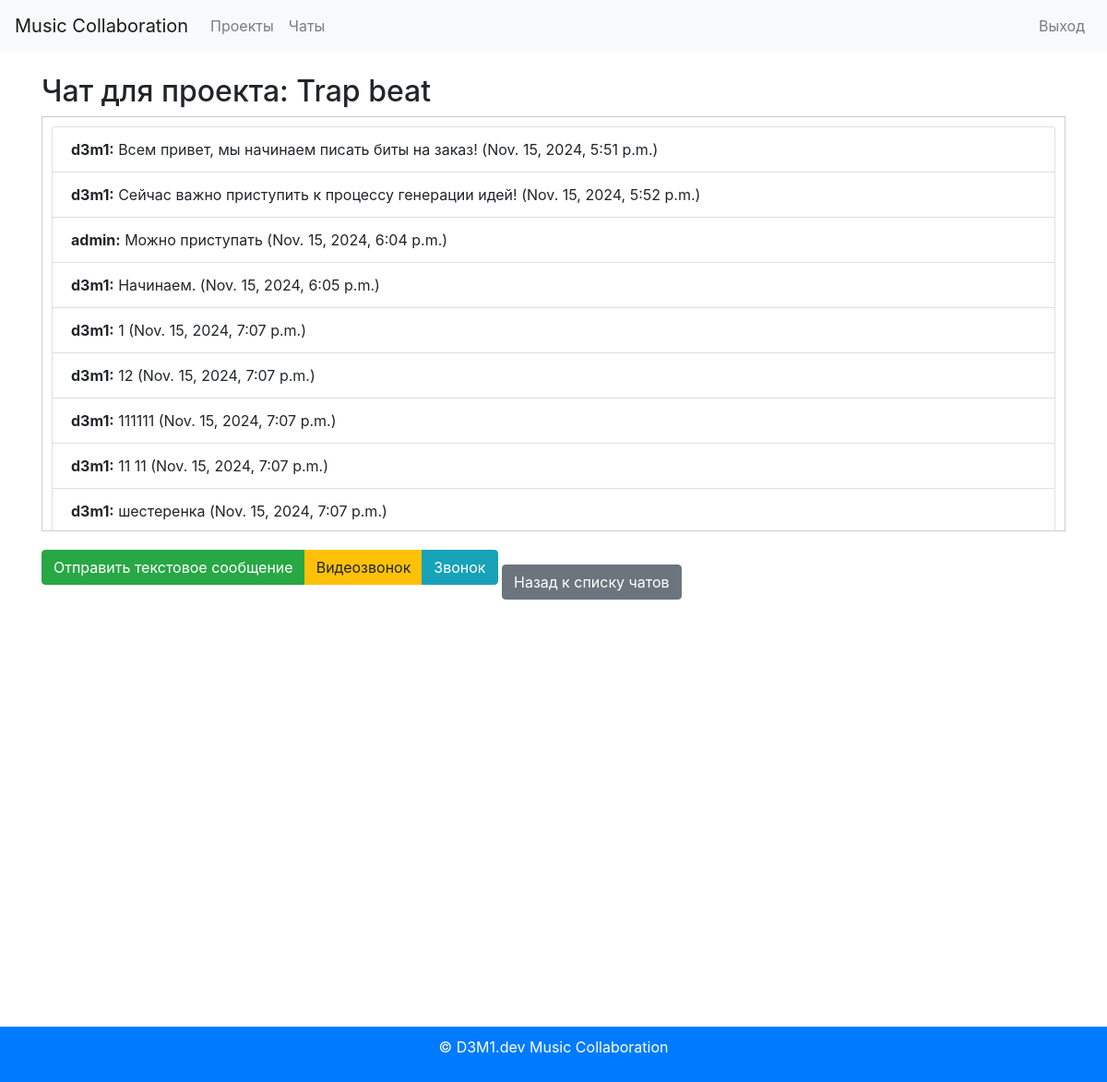
The app's page /chat/1/ (signed in) with its own data.
### chat/models.py (models this page shows, shortened)
class Chat(models.Model):
    id = models.AutoField(primary_key=True)
    project = models.ForeignKey(Project, on_delete=models.CASCADE)
    created_at = models.DateTimeField(auto_now_add=True)

class Message(models.Model):
    MESSAGE_TYPE_CHOICES = [
        ('text', 'Текст'),
        ('video_call', 'Видеозвонок'),
        ('call', 'Звонок'),
    ]
    id = models.AutoField(primary_key=True)
    chat = models.ForeignKey(Chat, related_name='messages', on_delete=models.CASCADE)
    sender = models.ForeignKey(User, on_delete=models.CASCADE)  # Ссылка на пользователя
    content = models.TextField()
    message_type = models.CharField(max_length=50, choices=MESSAGE_TYPE_CHOICES)
    created_at = models.DateTimeField(auto_now_add=True)

### projects/models.py (models this page shows, shortened)
class Project(models.Model):
    STATUS_CHOICES = [
        ('in_progress', 'В работе'),
        ('completed', 'Завершен'),
    ]
    id = models.AutoField(primary_key=True)
    name = models.CharField(max_length=255)
    description = models.TextField()
    owner = models.ForeignKey(User, on_delete=models.CASCADE)
    created_at = models.DateTimeField(auto_now_add=True)
    updated_at = models.DateTimeField(auto_now=True)
    status = models.CharField(max_length=50, choices=STATUS_CHOICES)
    sequencer_data = models.JSONField(default=dict, blank=True)  # Для хранения данных секвенсора

### users/models.py (models this page shows, shortened)
class CustomUser(AbstractUser):
    ROLE_CHOICES = [
        ('producer', 'Продюсер'),
        ('musician', 'Музыкант'),
        ('vocalist', 'Вокалист'),
    ]
    id = models.AutoField(primary_key=True)
    password_hash = models.CharField(max_length=255)
    role = models.CharField(max_length=50, choices=ROLE_CHOICES)
    avatar = models.ImageField(upload_to='avatars/', blank=True, null=True)
    email = models.EmailField(unique=True)
    status = models.CharField(max_length=50)
    profile_settings = models.JSONField(default=dict)
    created_at = models.DateTimeField(auto_now_add=True)
    updated_at = models.DateTimeField(auto_now=True)

### chat/views.py (the view, shortened to what this page needs)
# urls.py: path('<int:pk>/', ChatDetailView.as_view(), name='chat_detail'),
@method_decorator(login_required, name='dispatch')
class ChatDetailView(View):
    def get(self, request, pk):
        chat = get_object_or_404(Chat, pk=pk)
        messages = chat.messages.all()
        return render(request, 'chat/chat_detail.html', {'chat': chat, 'messages': messages})

### chat/templates/chat/chat_detail.html (shortened to what this page needs)
{% extends 'base.html' %}
{% block content %}
<h2>Чат для проекта: {{ chat.project.name }}</h2>
<div class="message-container">
    <ul class="list-group mb-3">
        {% for message in messages %}
        <li class="list-group-item">
            <strong>{{ message.sender.username }}:</strong> {{ message.content }} ({{ message.created_at }})
        </li>
        {% endfor %}
    </ul>
</div>
<div class="btn-group mb-3" role="group" aria-label="Basic example">
    <button type="button" class="btn btn-success" id="sendTextMessage">Отправить текстовое сообщение</button>
    <button type="button" class="btn btn-warning" id="sendVideoCall">Видеозвонок</button>
    <button type="button" class="btn btn-info" id="sendVoiceCall">Звонок</button>
</div>
<a href="{% url 'chat:chat_list' %}" class="btn btn-secondary mt-3">Назад к списку чатов</a>
{% endblock %}

### comments/templates/base.html (shortened to what this page needs)
{% load static %}
<!DOCTYPE html>
<html lang="ru">
<head>
    <link rel="stylesheet" href="{% static 'css/styles.css' %}">
    <link rel="stylesheet" href="https://stackpath.bootstrapcdn.com/bootstrap/4.5.2/css/bootstrap.min.css">
</head>
<body>
<nav class="navbar navbar-expand-lg navbar-light bg-light">
    <a class="navbar-brand" href="{% url 'home' %}">Music Collaboration</a>
    <div class="collapse navbar-collapse">
        <ul class="navbar-nav mr-auto">
            <li class="nav-item"><a class="nav-link" href="{% url 'projects:project_list' %}">Проекты</a></li>
            <li class="nav-item"><a class="nav-link" href="{% url 'chat:chat_list' %}">Чаты</a></li>
        </ul>
        <ul class="navbar-nav">
            {% if user.is_authenticated %}
                <li class="nav-item"><a class="nav-link" href="{% url 'users:logout' %}">Выход</a></li>
            {% else %}
                <li class="nav-item"><a class="nav-link" href="{% url 'users:register' %}">Регистрация</a></li>
                <li class="nav-item"><a class="nav-link" href="{% url 'users:login' %}">Вход</a></li>
            {% endif %}
        </ul>
    </div>
</nav>
<div class="container mt-4">
    {% block content %}
    {% endblock %}
</div>
<footer>
    <p>&copy; D3M1.dev {{ current_year }} Music Collaboration</p>
</footer>
</body>
</html>

### static/css/styles.css (style rules this page uses)
body { font-family: Arial, sans-serif; margin: 0; padding: 0; }
.container { width: 80%; margin: auto; }
footer { color: white; text-align: center; padding: 10px 20px; position: fixed; bottom: 0; width: 100%; }
a { text-decoration: none; }

### chat/templates/chat/chat_detail.html (style rules this page uses)
.message-container { max-height: 450px; overflow-y: auto; border: 1px solid #ccc; padding: 10px; margin-bottom: 20px; }

### comments/templates/base.html (style rules this page uses)
footer { background-color: #007bff; }

### records on screen
Chat: project.name "Trap beat"
Message: sender.username "d3m1", content "Всем привет, мы начинаем писать биты на заказ!", created_at "Nov. 15, 2024, 5:51 p.m."
Message: sender.username "d3m1", content "Сейчас важно приступить к процессу генерации идей!", created_at "Nov. 15, 2024, 5:52 p.m."
Message: sender.username "admin", content "Можно приступать", created_at "Nov. 15, 2024, 6:04 p.m."
Message: sender.username "d3m1", content "Начинаем.", created_at "Nov. 15, 2024, 6:05 p.m."
Message: sender.username "d3m1", content "1", created_at "Nov. 15, 2024, 7:07 p.m."
Message: sender.username "d3m1", content "12", created_at "Nov. 15, 2024, 7:07 p.m."
Message: sender.username "d3m1", content "111111", created_at "Nov. 15, 2024, 7:07 p.m."
Message: sender.username "d3m1", content "11 11", created_at "Nov. 15, 2024, 7:07 p.m."
Message: sender.username "d3m1", content "шестеренка", created_at "Nov. 15, 2024, 7:07 p.m."
